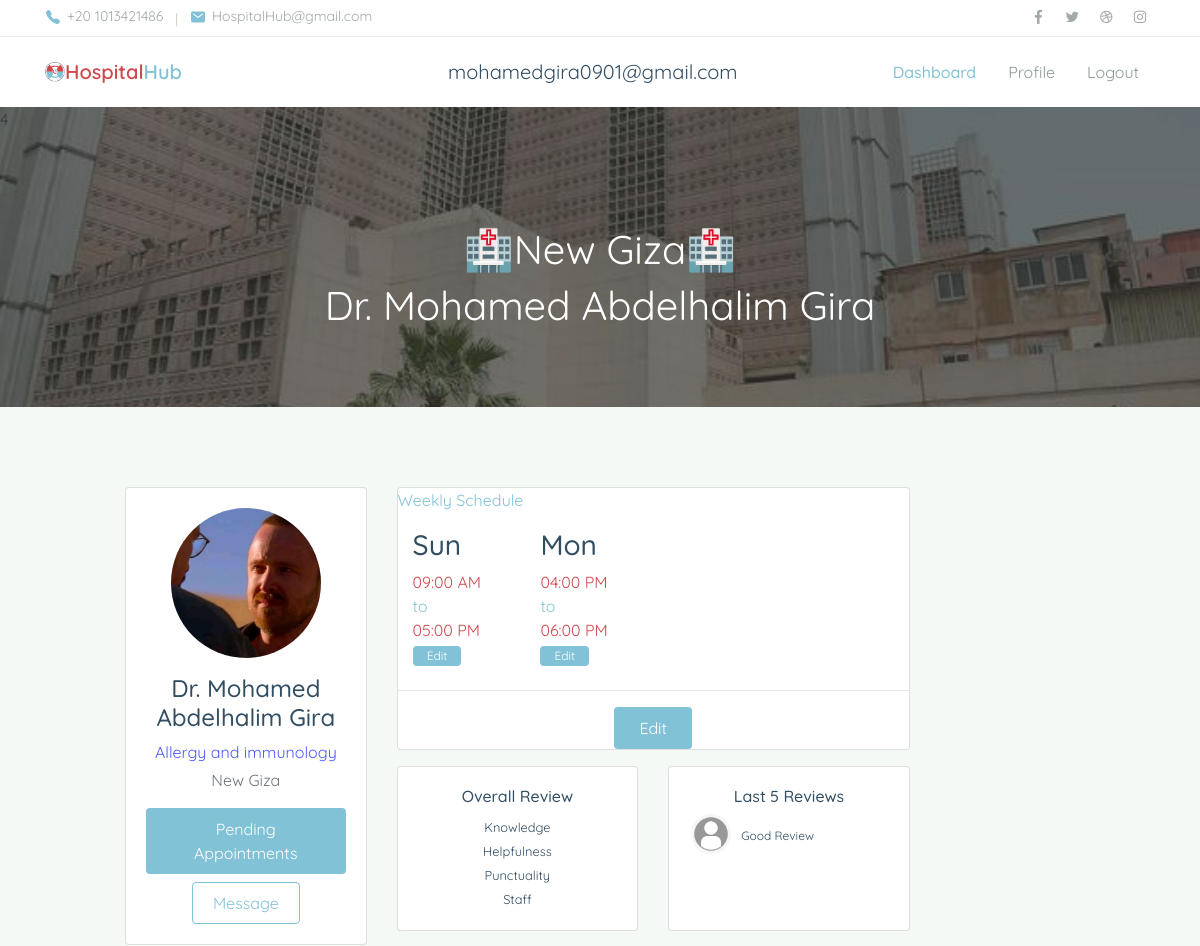
/hospital_hub/Doctor/profile (signed in, upper part), run on an earlier commit of the app's database.
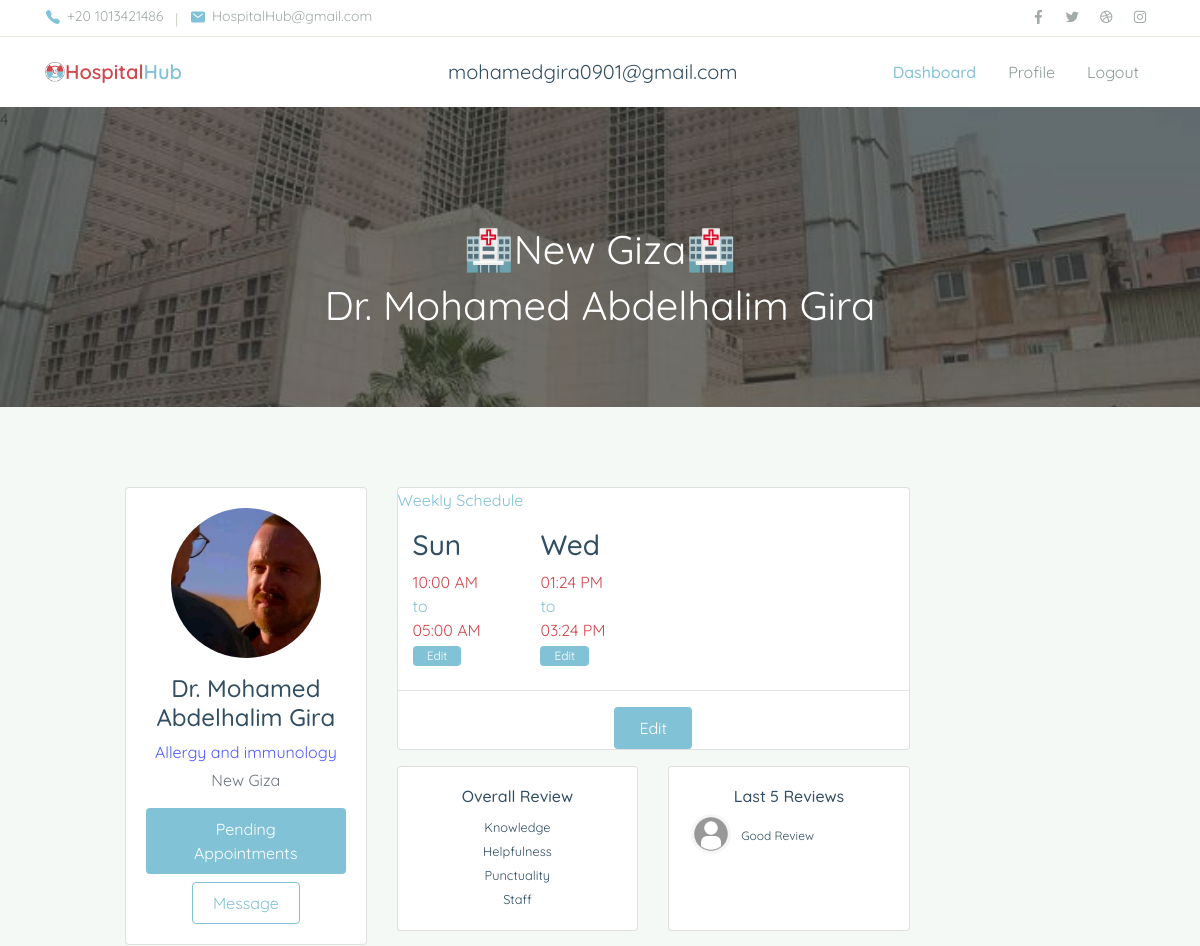
And on a later commit of the database.
### hospital_hub/models.py (models this page shows, shortened)
class User(AbstractBaseUser):
    username = models.CharField(max_length=255, unique=True)
    email = models.EmailField(
        verbose_name='email address', max_length=255, unique=True)
    full_name = models.CharField(max_length=255, blank=True, null=True)
    phone_number = models.IntegerField()
    city = models.ForeignKey(City, on_delete=models.PROTECT, null=True)
    owner = models.BooleanField(default=False)  # can login
    admin = models.BooleanField(default=False)  # staff user non superuser
    doctor = models.BooleanField(default=False)  # superuser
    patient = models.BooleanField(default=False)  # superuser
    staff = models.BooleanField(default=False)  # necessary
    created_at = models.DateTimeField(auto_now_add=True)
    image = models.ImageField(
        default="media/no_profile_img.png", upload_to="media/")
    USERNAME_FIELD = 'username'  # username
    EMAIL_FIELD = 'email'  # Email
    REQUIRED_FIELDS = ['email', 'full_name', 'phone_number']
    objects = UserManager()
    @property
    def is_doctor(self):
        return self.doctor

class Doctor(models.Model):
    my_account = models.ForeignKey(
        User, on_delete=models.CASCADE, related_name="my_doctor")
    is_employed = models.BooleanField(default=False)
    speciality = models.ForeignKey(
        Speciality, on_delete=models.CASCADE, related_name="doctors")
    hospital = models.ForeignKey(
        Hospital, on_delete=models.SET_NULL, related_name="my_doctors", null=True, blank=True)

class Hospital(models.Model):
    name = models.CharField(max_length=100)
    city = models.ForeignKey(City, on_delete=models.PROTECT, null=True)
    specialities = models.ManyToManyField(Speciality, blank=True, null=True)
    image = models.ImageField(
        upload_to="media/", null=True, default="media/no_hospital_img.png")
    def __str__(self):
        return self.name

class Speciality(models.Model):
    name = models.CharField(max_length=100, unique=True)
    image = models.ImageField(upload_to="media/", null=True, default=None)
    def __str__(self):
        return self.name

class Schedule(models.Model):
    day = models.CharField(max_length=50)
    doctor = models.ForeignKey(
        Doctor, on_delete=models.CASCADE, related_name="dailyschedule")
    start_time = models.TimeField()
    end_time = models.TimeField()
    price = models.IntegerField()
    patient_count = models.IntegerField()

class Review(models.Model):
    doctor = models.ForeignKey(
        Doctor, on_delete=models.CASCADE, related_name="my_reviews")
    patient = models.ForeignKey(
        Patient, on_delete=models.CASCADE, related_name="my_comments")
    comment = models.TextField()
    rating = models.IntegerField(
        default=Rating.EXCELLENT, choices=Rating.choices)
    created_at = models.DateTimeField(auto_now_add=True)

class Patient(models.Model):
    my_account = models.ForeignKey(
        User, on_delete=models.CASCADE, related_name="my_patient")

### hospital_hub/views.py (the view)
# urls.py: path('Doctor/profile', views.Doctor.DoctorProfile, name='doctor_profile'),
    def DoctorProfile(request):
        if not request.user.is_authenticated:
            return HttpResponseRedirect(reverse('doctor_login'))
        elif not request.user.is_doctor:
            logout(request)
            return HttpResponseRedirect(reverse('doctor_login'))
        doc_account = request.user
        doctor = DoctorModel.objects.filter(my_account=request.user).first()
        days = ['Saturday', 'Sunday', 'Monday',
                'Tuesday', 'Wednesday', 'Thursday', 'Friday']
        hospital = doctor.hospital
        reviews = doctor.my_reviews.all()
        schedules = doctor.dailyschedule.all()
        schedule_abbreviation = []
        for schedule in schedules:
            schedule_abbreviation.append([schedule, schedule.day[0:3]])
        empty_days = []
        for day in days:
            dne = True
            for schedule in schedules:
                if schedule.day == day:
                    dne = False
                    break
            if dne == True:
                empty_days.append(day)
        if request.method == "POST":
            if request.POST.get("command", False):
                for day in days:
                    if request.POST['command'] == "edit_"+day:
                        schedule_day = Schedule.objects.filter(
                            doctor=doctor, day=day).first()
                        schedule_day.start_time = request.POST['new_start']
                        schedule_day.end_time = request.POST['new_end']
                        schedule_day.save()
                        return HttpResponseRedirect(reverse('doctor_profile'))
                for day in days:
                    if request.POST['command'] == "remove_"+day:
                        schedule_day = Schedule.objects.filter(
                            doctor=doctor, day=day).first()
                        if schedule_day.appointments.all().count() == 0:
                            schedule_day.delete()
                            return HttpResponseRedirect(reverse('doctor_profile'))
                        else:
                            return HttpResponseRedirect(reverse('doctor_profile') +
                                                        '?message=+'+day+' is busy, couldn\'t remove')
                if request.POST['command'] == "add_day":
                    if Schedule.objects.filter(doctor=doctor, day=request.POST['to_add']).count() == 0:
                        schedule = Schedule(doctor=doctor, day=request.POST['to_add'],
                                            start_time=request.POST['start_time'],
                                            end_time=request.POST['end_time'],
                                            price=request.POST['price'],
                                            patient_count=request.POST['max_patient_count'])
                        schedule.save()
                        return HttpResponseRedirect(reverse('doctor_profile'))
                    return HttpResponseRedirect(reverse('doctor_profile') +
                                                '?message=A Schedule exists on day already, you can Edit it below')
            return render(request, "hospital_hub/Doctor/doctor_profile.html", {
                "doctor": doctor,
                "hospital": hospital,
                "schedules": schedule_abbreviation,
                "reviews": reviews,
                "empty_days": empty_days,
            })
        else:
            specialities = hospital.specialities.all()
            return render(request, "hospital_hub/Doctor/doctor_profile.html", {
                "doctor": doctor,
                "hospital": hospital,
                "schedules": schedule_abbreviation,
                "reviews": reviews,
                "empty_days": empty_days,
            })

### hospital_hub/templates/hospital_hub/Doctor/doctor_profile.html (shortened to what this page needs)
{%extends 'hospital_hub/Doctor/doctor_layout.html'%}
{%load static%}
{%block body%}
<div class="page-banner overlay-dark bg-image"
  style="background-image: url(../../../static/hospital_hub/assets/img/bg_image_1.jpg);">4
  <div class="banner-section">
    <div class="container text-center wow fadeInUp">
      <h1 class="font-weight-normal">🏥{{doctor.hospital.name}}🏥</h1>
      <h1 class="font-weight-normal">Dr. {{request.user.full_name}} </h1>
    </div>
  </div>
</div>
<div class="page-section bg-light">
  <div class="container">
    <div class="row justify-content-center">
      <div class="col-lg-10">
        <div class="row">
          <div class="row gutters-sm">
            <div class="col-md-4 mb-3">
              <div class="card ">
                <div class="card-body">
                  <div class="d-flex flex-column align-items-center text-center">
                    <img src="{{request.user.image.url}}" alt="Profile Picture" class="rounded-circle" width="150"
                      height="150">
                    <div class="mt-3">
                      <h4 style="font-size:auto;">Dr. {{request.user.full_name}}</h4>
                      <p class="text-secondary mb-1">{{doctor.speciality}}</p>
                      <p class="text-muted font-size-sm">{{hospital}}</p>
                      <button class="btn btn-primary mb-2" style="padding:8px 20px;">Pending Appointments</button>
                      <br>
                      <button class="btn btn-outline-primary" style="padding:8px 20px;">Message</button>
                    </div>
                  </div>
                </div>
              </div>
            </div>
            <div class="col-md-8 ">
              <div class="card mb-3">
                <div class="card2-body test">
                  <section id="working-time" class="working-time">
                          <div>
                              <p class="text-primary">Weekly Schedule</p>
                          </div>
                          <div class="container">
                              <div class="row">
                                  {%for schedule,abbreviation in schedules %}
                                     <div class="col-3 col-sm-3 col-md-3 col-lg-3 mb-2">
                                      <div class="time-panel">
                                          <h3>{{abbreviation}}</h3>
                                          <ul class="list-unstyled mb-0">
                                              <li style="color:#CF484C;" >{{schedule.start_time|time:"h:i A"}}</li>
                                              <li style="color:#81C2D6;">to</li>
                                              <li style="color:#CF484C;">{{schedule.end_time|time:"h:i A"}}</li>
                                          </ul>
                                      </div>
                                      <button type="button" class="btn btn-primary" data-toggle="modal"
                                              data-target="#edit_{{schedule.day}}" style="width:50%;
                                      font-size:12px; padding:0px 0px;">Edit</button>
                                  </div>
                                  {%endfor%}
                              </div>
                          </div>
                      </section>
                  <hr>
                  <div class="row">
                    <div class="col-sm-12" style="text-align:center;">
                      <button type="button" class="btn btn-primary" data-toggle="modal"
                                              data-target="#edit" >Edit</button>
                    </div>
                  </div>
                </div>
              </div>
              <div class="row gutters-sm">
                <div class="col-sm-6 mb-3">
                  <div class="card h-100">
                    <div class="card-body" style="text-align: center;">
                      <h6 style="text-align:center;">Overall Review</h6>
                    <small> Knowledge </small>
                    <small> Helpfulness </small>
                    <small> Punctuality </small>
                    <small> Staff </small>
                    </div>
                  </div>
                </div>
                <div class="col-sm-6 mb-3">
                  <div class="card h-100">
                    <div class="card-body">
                      <h6 style="text-align:center;">Last 5 Reviews</h6>
                      {%for review in reviews%}
                          <div class="row align-items-center" style="margin:1%">
                            <img src="{{review.patient.my_account.image.url}}" alt="Admin" class="rounded-circle" width="40">
                            <div class="col" style="padding-left:10px">
                              <div class="col" style="padding-left:0px">
                                <span style="font-size:12px; text-align:left;"> {{review.comment}} </span>
                              </div>
                            </div>
                          </div>
                        {%endfor%}
                    </div>
                  </div>
                </div>
              </div>
            </div>
          </div>
        </div>
      </div>
    </div>
  </div>
</div>
{%endblock%}

### hospital_hub/templates/hospital_hub/Doctor/doctor_layout.html (shortened to what this page needs)
{%load static%}
<!DOCTYPE html>
<html lang="en">
<head>
        content="width=device-width, user-scalable=no, initial-scale=1.0, maximum-scale=1.0, minimum-scale=1.0"><link rel="stylesheet" href="https://cdnjs.cloudflare.com/ajax/libs/normalize/5.0.0/normalize.min.css">
    <link rel="stylesheet" href={%static "hospital_hub/assets/css/maicons.css"%}>
    <link rel="stylesheet" href={%static "hospital_hub/assets/css/bootstrap.css"%}>
    <link rel="stylesheet" href={%static "hospital_hub/assets/vendor/owl-carousel/css/owl.carousel.css"%}>
    <link rel="stylesheet" href={%static "hospital_hub/assets/vendor/animate/animate.css"%}>
    <link rel="stylesheet" href={%static "hospital_hub/assets/css/theme.css"%}>
    <link rel="stylesheet" href={%static "hospital_hub/assets/css/doctor_home.css"%}>
</head>
<body>
    <header>
        <div class="topbar">
            <div class="container">
                <div class="row">
                    <div class="col-sm-8 text-sm">
                        <div class="site-info">
                            <a href="#"><span class="mai-call text-primary"></span> +20 1013421486</a>
                            <span class="divider">|</span>
                            <a href="#"><span class="mai-mail text-primary"></span> HospitalHub@gmail.com</a>
                        </div>
                    </div>
                    <div class="col-sm-4 text-right text-sm">
                        <div class="social-mini-button">
                            <a href="#"><span class="mai-logo-facebook-f"></span></a>
                            <a href="#"><span class="mai-logo-twitter"></span></a>
                            <a href="#"><span class="mai-logo-dribbble"></span></a>
                            <a href="#"><span class="mai-logo-instagram"></span></a>
                        </div>
                    </div>
                </div>
            </div>
        </div>
        <nav class="navbar navbar-expand-lg navbar-light shadow-sm">
            <div class="container">
              <img src="../assets/img/logo2.png" alt="" style="width:20px;">
              <a style="color:#81C2D6" class="navbar-brand" href="#"><span class="text-primary2">Hospital</span>Hub </a>
              <h5 class="font-weight-normal" style=" margin:0px; margin-left:250px;">{{request.user.email}}</h5>
              <div class="collapse navbar-collapse" id="navbarSupport">
                <ul class="navbar-nav ml-auto">
                  <li class="nav-item active">
                    <a class="nav-link" href="{%url 'doctor_dashboard'%}">Dashboard</a>
                  </li>
                  <li class="nav-item">
                    <a class="nav-link" href="{%url 'doctor_profile'%}"> Profile </a>
                  </li>
                  <li class="nav-item">
                    <a class="nav-link" href="{%url 'doctor_logout'%}">Logout</a>
                  </li>
                </ul>
              </div>
            </div>
          </nav>
</header>
    {% block body%}
    {%endblock%}
</body>
</html>

What changed in the data, as far as the page shows it:
removed Schedule: abbreviation "Mon", start_time "04:00 PM", end_time "06:00 PM"
changed Schedule (number 1 of 2 on the later page): start_time "09:00 AM" → "10:00 AM"; end_time "05:00 PM" → "05:00 AM"
added Schedule: abbreviation "Wed", start_time "01:24 PM", end_time "03:24 PM"
